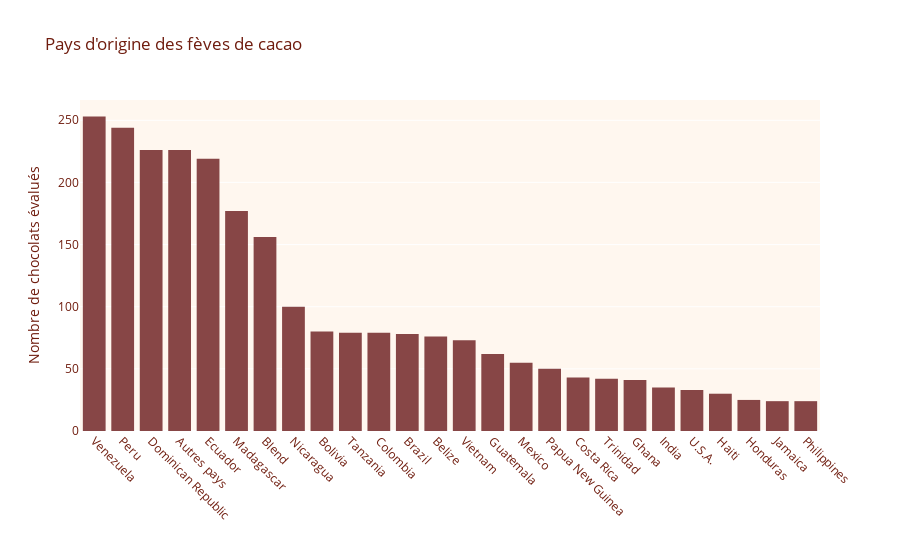

The cell this chart's notebook holds for it:
### Markdown cell above
### Origine de la matière première: les fèves de cacao

### Code cell
databis = df.copy()
#Selectionner les pays avec plus de 20 chocolats
databis['country_of_bean_origin'] = databis['country_of_bean_origin'].apply(lambda x: x if databis['country_of_bean_origin'].value_counts()[x] > 20 else 'Autres pays')
fig = px.histogram(databis, x='country_of_bean_origin', color_discrete_sequence=palette, title="Pays d'origine des fèves de cacao")
fig.update_xaxes(categoryorder='total descending', tickangle=45)
fig.update_layout(xaxis_title='', yaxis_title='Nombre de chocolats évalués')
fig.update_layout(plot_bgcolor=background_color, font_color=text_color)
fig.update_traces(marker=dict(color=palette[0]))
fig.show()

### Figure 1 — Plotly figure (JSON) as saved in the notebook; plotly's stock layout.template omitted (floating-point values rounded to 4 significant figures; data arrays with more than 128 entries replaced by an {"elided": "..."} marker saying what was removed)
{"data": [{"alignmentgroup": "True", "bingroup": "x", "hovertemplate": "country_of_bean_origin=%{x}<br>count=%{y}<extra></extra>", "legendgroup": "", "marker": {"color": "#874646", "pattern": {"shape": ""}}, "name": "", "offsetgroup": "", "orientation": "v", "showlegend": false, "type": "histogram", "x": {"elided": "2530 str values"}, "xaxis": "x", "yaxis": "y"}], "layout": {"barmode": "relative", "font": {"color": "#6f1c0e"}, "legend": {"tracegroupgap": 0}, "plot_bgcolor": "#fff7ef", "title": {"text": "Pays d'origine des fèves de cacao"}, "xaxis": {"anchor": "y", "categoryorder": "total descending", "domain": [0, 1], "tickangle": 45, "title": {"text": ""}}, "yaxis": {"anchor": "x", "domain": [0, 1], "title": {"text": "Nombre de chocolats évalués"}}}}
